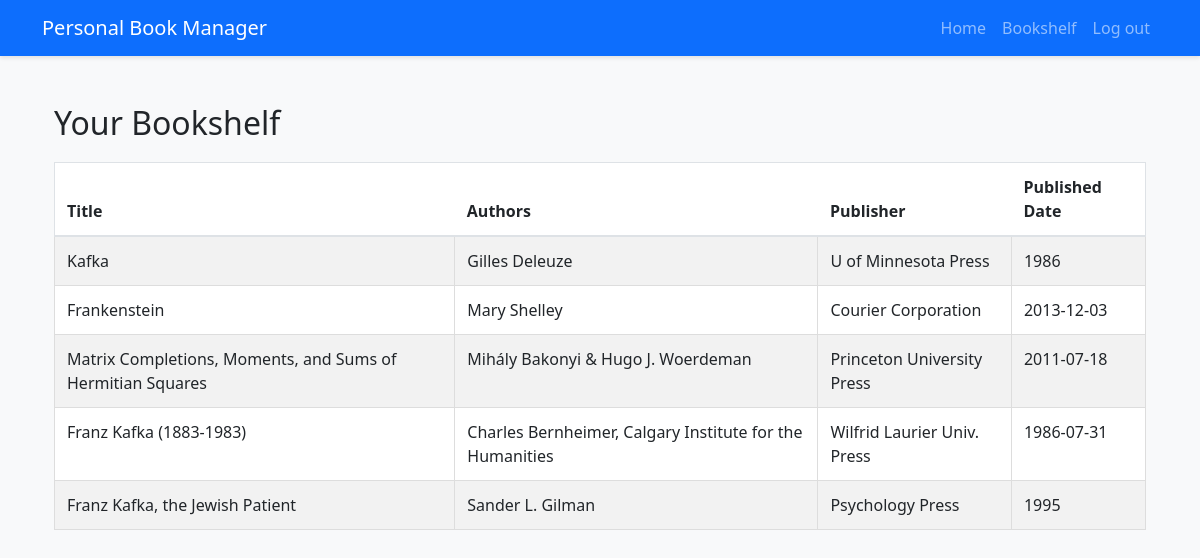
Before: /bookshelf (signed in) with the older database file.
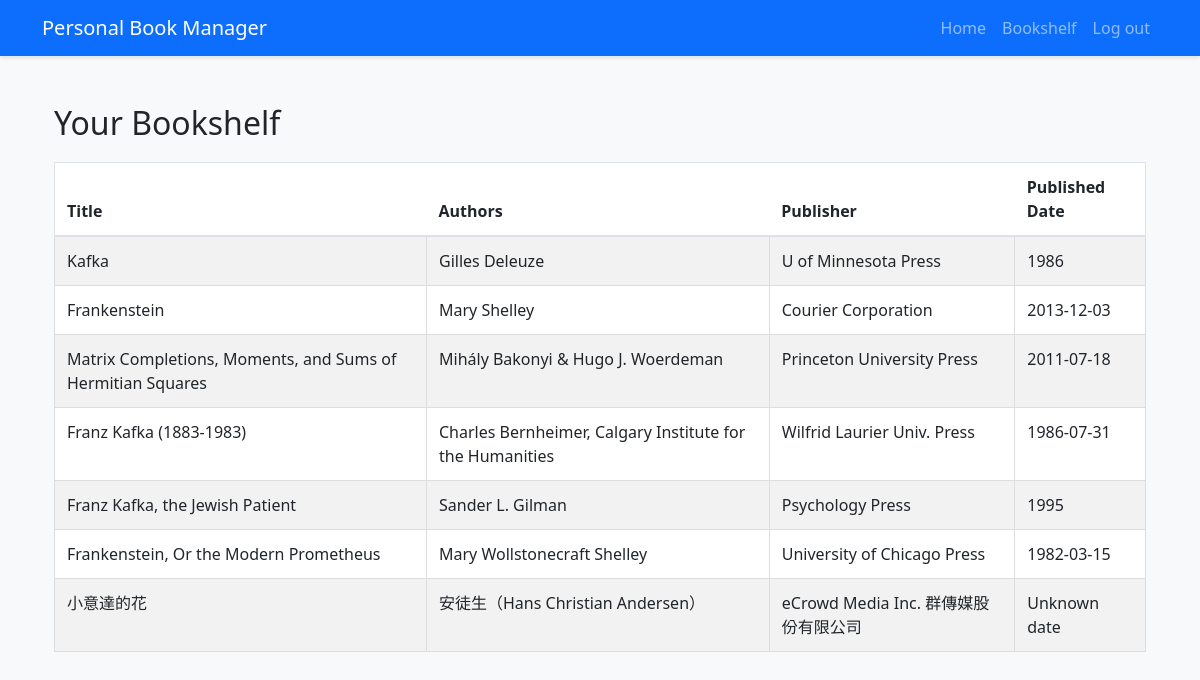
After: the same page with the newer database file.
### tables this page shows
CREATE TABLE books (
    id INTEGER PRIMARY KEY AUTOINCREMENT NOT NULL,
    title TEXT,
    authors TEXT,
    publisher TEXT,
    publishedDate INTEGER,
    user_id INTEGER,
    FOREIGN KEY (user_id) REFERENCES users (id)
);

### app.py (the view)
@app.route("/bookshelf", methods=["GET", "POST"])
@login_required
def bookshelf():
    user_id = session.get("user_id")
    books = db.execute(
        """
        SELECT * FROM books WHERE user_id = ?
        """,
        user_id
    )
    return render_template("bookshelf.html", books=books)

### app.py (called while the page is built)
def login_required(f):
    @wraps(f)
    def decorated_function(*args, **kwargs):
        if session.get("user_id") is None:
            return redirect("/login")
        return f(*args, **kwargs)
    return decorated_function

@app.after_request
def after_request(response):
    response.headers["Cache-Control"] = "no-cache, no-store, must-revalidate"
    response.headers["Expires"] = 0
    response.headers["Pragma"] = "no-cache"
    return response

### templates/bookshelf.html (shortened to what this page needs)
{% extends "layout.html" %}
{% block content %}
	<div class="container mt-4">
		<h2>Your Bookshelf</h2>
		{% if books %}
			<table class="table table-striped">
				<thead>
					<tr>
						<th>Title</th>
						<th>Authors</th>
						<th>Publisher</th>
						<th>Published Date</th>
					</tr>
				</thead>
				<tbody>
					{% for book in books %}
						<tr>
							<td>{{ book.title }}</td>
							<td>{{ book.authors }}</td>
							<td>{{ book.publisher }}</td>
							<td>{{ book.publishedDate }}</td>
						</tr>
					{% endfor %}
				</tbody>
			</table>
		{% else %}
			<p>You have no books in your bookshelf.</p>
		{% endif %}
	</div>
{% endblock %}

### templates/layout.html (shortened to what this page needs)
<!doctype html>
<html lang="en">
	<head>
		<link
			href="https://cdn.jsdelivr.net/npm/bootstrap@5.3.0/dist/css/bootstrap.min.css"
			rel="stylesheet"
		/>
		<link rel="stylesheet" href="/static/styles.css" />
	</head>
	<body>
		<nav class="navbar navbar-expand-lg navbar-dark bg-primary">
			<div class="container">
				<a class="navbar-brand" href="/">Personal Book Manager</a>
				<div class="collapse navbar-collapse" id="navbarNav">
					<ul class="navbar-nav ms-auto">
						<li class="nav-item">
							<a class="nav-link" href="/">Home</a>
						</li>
						{% if session["user_id"] %}
							<li class="nav-item">
								<a class="nav-link" href="/bookshelf">Bookshelf</a>
							</li>
							<li class="nav-item">
								<a class="nav-link" href="/logout">Log out</a>
							</li>
						{% endif %}
					</ul>
				</div>
			</div>
		</nav>
		<main class="container py-4">{% block content %}{% endblock %}</main>
	</body>
</html>

### static/styles.css (style rules this page uses)
body { background-color: #f8f9fa; }
.navbar { box-shadow: 0 2px 4px rgba(0, 0, 0, 0.1); }
table { width: 100%; border-collapse: collapse; margin-top: 20px; }
table, td { border: 1px solid #ddd; }
td { padding: 12px; text-align: left; }
tr:nth-child(even) { background-color: #f9f9f9; }
.table { width: 100%; margin-bottom: 1rem; color: #212529; }
.table th, .table td { padding: 0.75rem; vertical-align: top; border-top: 1px solid #dee2e6; }
.table thead th { vertical-align: bottom; border-bottom: 2px solid #dee2e6; }
.table-striped tbody tr:nth-of-type(odd) { background-color: rgba(0, 0, 0, 0.05); }

Changed rows visible on the page:
added books: title "Frankenstein, Or the Modern Prometheus", authors "Mary Wollstonecraft Shelley", publisher "University of Chicago Press", publishedDate "1982-03-15"
added books: title "小意達的花", authors "安徒生（Hans Christian Andersen）", publisher "eCrowd Media Inc. 群傳媒股份有限公司", publishedDate "Unknown date"
